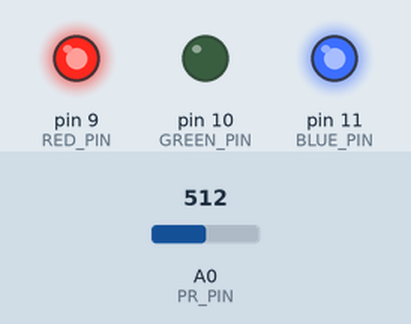
Recording of a sketch running on a simulated Arduino Uno, built with avr-gcc and run on an emulated ATmega328P. Parts: output pins drawn as LEDs (lit = HIGH). The inputs (shaded band) are chosen by the test bench; at power-on: A0 (PR_PIN) = 512. What the sketch prints to the serial monitor is not drawn.

Above: at 0.4 s.
At 1.2 s:
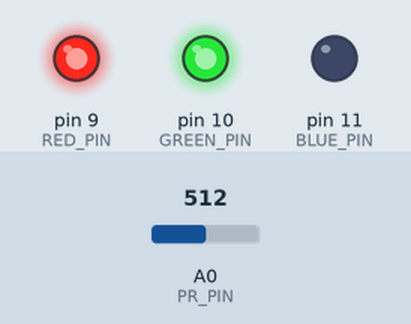
At 1.6 s:
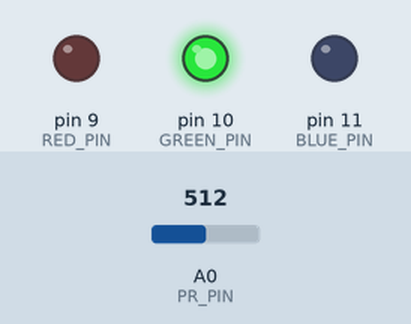
At 2.8 s:
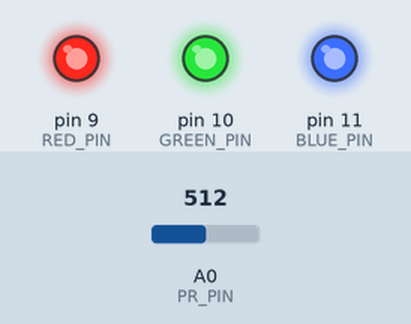
At 4.8 s:
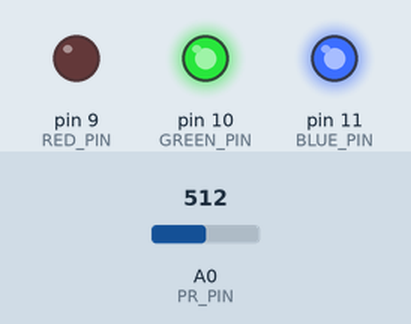
At 6.4 s:
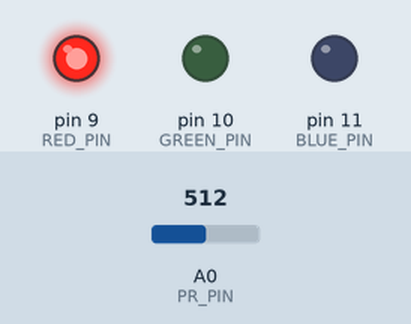
Timing chart, 0 to 6.7 s (numbered marks = the images above):
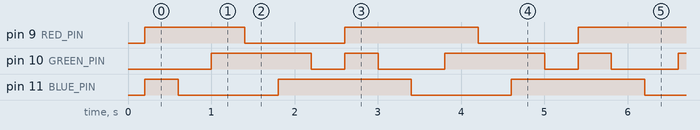

The sketch:

spectrophotometer.ino
```cpp
/*
 * Arduino used as a Spectrophotometer
 * Written by: Milton Watts  6/11/2020 for Engineering Principles
 * Modified by: Zeb!
 *
 * Hardware configuration:
 * One or two tri-color LED's with common cathode are used - one for lighting, and the 2nd for an optional blinking display.
 * LED's share RED, GREEN and BLUE pins but have their own Common pin
 * To turn on an LED the color pin should be set high while the common pin is set low.
 * To prevent reverse current when an LED is off, set its common pin to INPUT when not in use rather than setting it HIGH.
 *
 * A photoresistor is connected to an analog pin with a pull-up resistor to 5V.
 * 10k is a reasonable value or you can use the internal pull-up resistor in the Arduino
 *
 * The code turns on each color briefly and then samples the voltage on the connected photoresistor
 * The voltage readings are on a scale from 0 to 1023.
 * Output is reported on the serial port (Tools->Serial Monitor) and as blinking lights.
 * Count the pulses of each color to determine the 3 or 4-digit value for that color.
 * Zero is displayed as a single very short pulse
 */

// Color pins shared by all LEDs
#define RED_PIN 9
#define GREEN_PIN 10
#define BLUE_PIN 11

// Photoresistor connected to an Analog pin using either internal or external pullup resistor to 5V
#define PR_PIN A0

// Blinking speeds
#define DELAY 200
#define BAUDRATE 9600

void setup() {
  pinMode(RED_PIN, OUTPUT);
  pinMode(GREEN_PIN, OUTPUT);
  pinMode(BLUE_PIN, OUTPUT);
  pinMode(PR_PIN, INPUT);  // Assumes a 10k resistor to 5V with photo-resistor to GND

  delay(DELAY);
  Serial.print("\n");
  Serial.begin(BAUDRATE);
  Serial.print("magenta\tred\tyellow\tgreen\tcyan\tblue\twhite\n");
}

void loop() {
  measurePR(true, false, true);   // magenta
  measurePR(true, false, false);  // red
  measurePR(true, true, false);   // yellow
  measurePR(false, true, false);  // green
  measurePR(false, true, true);   // cyan
  measurePR(false, false, true);  // blue
  measurePR(true, true, true);    // white
  Serial.print("\n");
}

void measurePR(bool r, bool g, bool b) {
  digitalWrite(RED_PIN, r);
  digitalWrite(GREEN_PIN, g);
  digitalWrite(BLUE_PIN, b);
  delay(DELAY);

  int sensorValue = analogRead(PR_PIN);
  sensorValue = 1023 - sensorValue;

  delay(DELAY);
  digitalWrite(RED_PIN, LOW);
  digitalWrite(GREEN_PIN, LOW);
  digitalWrite(BLUE_PIN, LOW);

  Serial.print(sensorValue);
  Serial.print("\t");
}
```

Measured:
- by itself, pin 9 (RED_PIN), pin 11 (BLUE_PIN): repeats every 2.8 s: LOW 1.2 s, HIGH 1.6 s
- by itself, pin 10 (GREEN_PIN): repeats every 2.8 s: LOW 0.40 s, HIGH 0.40 s, LOW 0.80 s, HIGH 1.2 s
- by itself, everything shown: repeats every 2.8 s, in 8 steps
